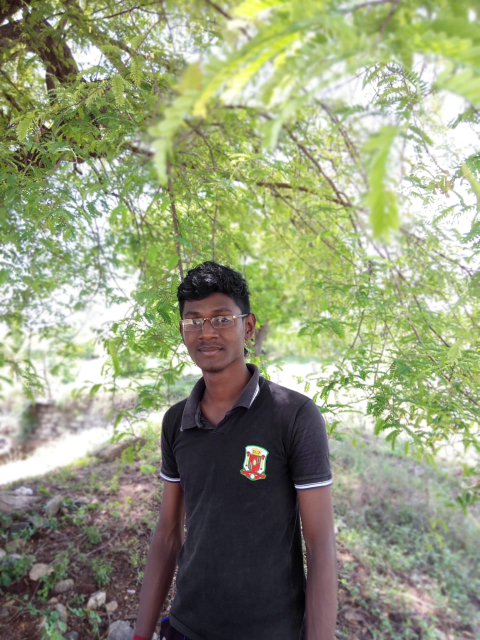
#> input picture Input/1.jpeg, 959 x 1280 px (shown at 1/2 size); its folder holds only this picture in this run
$ python -i faceRecognition.py   (imports and definitions only)
#> lines starting #> are read from the running program, lines starting #| are printed output that depends on the picture; after the words box and inside, x2 and y2 are one past the last pixel; in counts of white or black regions, pixels touching at a corner belong together
#> further down, picture is the input picture: shape (1280, 959, 3); mean B, G, R 123.5, 154.2, 148
import cv2
import os
import numpy as np

def faceDetection(test_img):
    gray_img = cv2.cvtColor(test_img,cv2.COLOR_BGR2GRAY)
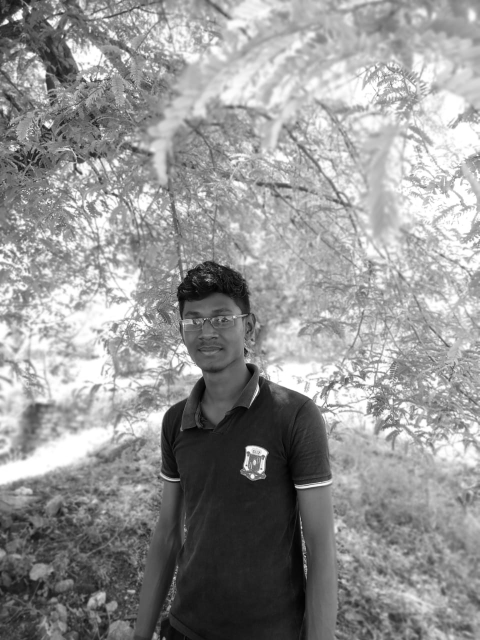
#> gray_img: shape (1280, 959) (shown at 1/2 size); min 0, max 255, mean 148.8
    face_haar_cascade = cv2.CascadeClassifier('haarcascades\haarcascade_frontalface_default.xml')
    faces = face_haar_cascade.detectMultiScale(gray_img,scaleFactor = 1.32, minNeighbors = 5)
#> faces = [[334, 688, 55, 55], [473, 886, 73, 73]]
    for(x,y,w,h) in faces:
        cv2.rectangle(test_img, (x,y), (x+w, y+h), (255,0,0), thickness = 10)
#> this loop made 2 passes
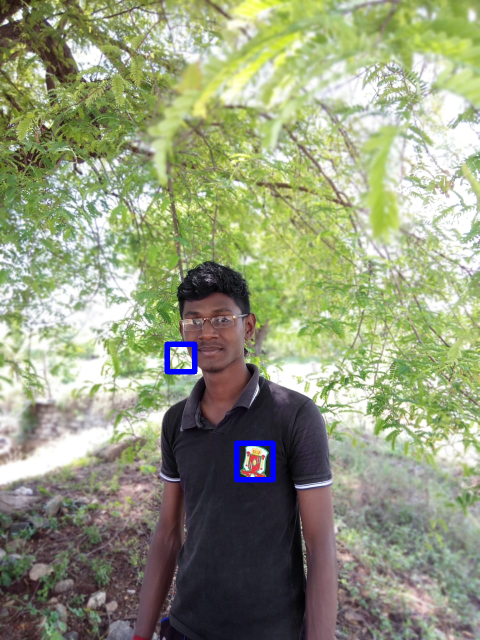
#> test_img: shape (1280, 959, 3) (shown at 1/2 size); 0.45% of pixels changed, all inside (x1, y1, x2, y2) = (329, 683, 552, 965)

    resized_img = cv2.resize(test_img, (750,700))
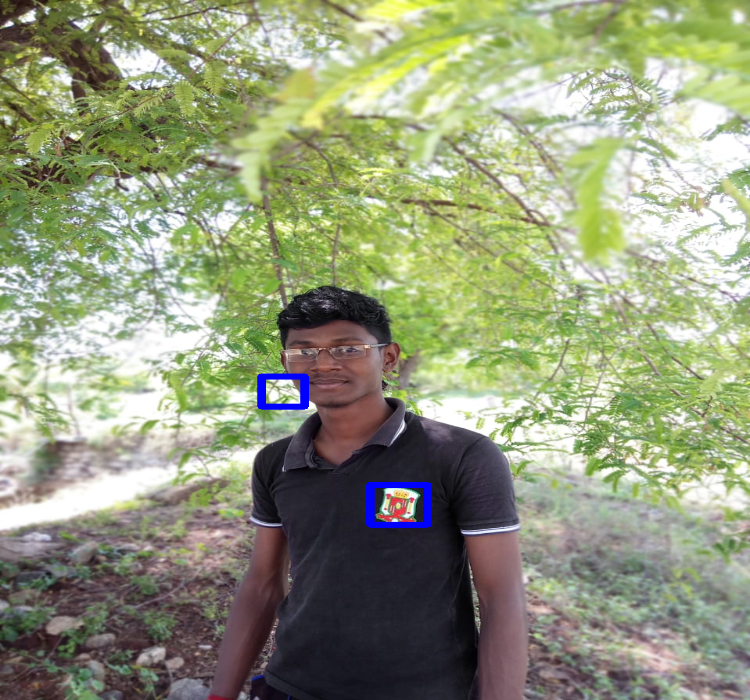
#> resized_img: shape (700, 750, 3); mean B, G, R 124.2, 153.6, 147.5
    cv2.imshow("face-Detected",resized_img)
    cv2.waitKey(100)
    return faces, gray_img

def labels_for_training_data(directory):
    faces=[]
    faceID=[]

    for path,subdirnames,filenames in os.walk(directory):
        for filename in filenames:
            id = os.path.basename(path)
            img_path = os.path.join(path,filename)
            print("Path",img_path)

            test_img = cv2.imread(img_path)
            if test_img is None:
                print("Image Not Loaded Properly")
                continue
            faces_rect,gray_img = faceDetection(test_img)
            if len(faces_rect)!=1:
                print("Not Processed")
                continue
            (x,y,w,h) = faces_rect[0]
            #RegionOfIntrest
            roi_gray = gray_img[y:y+w, x:x+h]
            faces.append(roi_gray)
            faceID.append(int(id))
    return faces,faceID

def train_classifier(faces,faceId):
    face_recognizer = cv2.face.LBPHFaceRecognizer_create()
    face_recognizer.train(faces, np.array(faceId))

    return face_recognizer

def draw_rect(test_img, face):
    x,y,w,h = face
    cv2.rectangle(test_img, (x, y), (x + w, y + h), (255, 0, 0), thickness=10)

def put_text(test_img, text , x,y):
    cv2.putText(test_img, text, (x,y), cv2.FONT_HERSHEY_DUPLEX,3,(255,0,0), 6)

>>> import cv2
>>> picture = cv2.imread('Input/1.jpeg')
>>> result = faceDetection(picture)

$ run again, on Input/14.jpeg
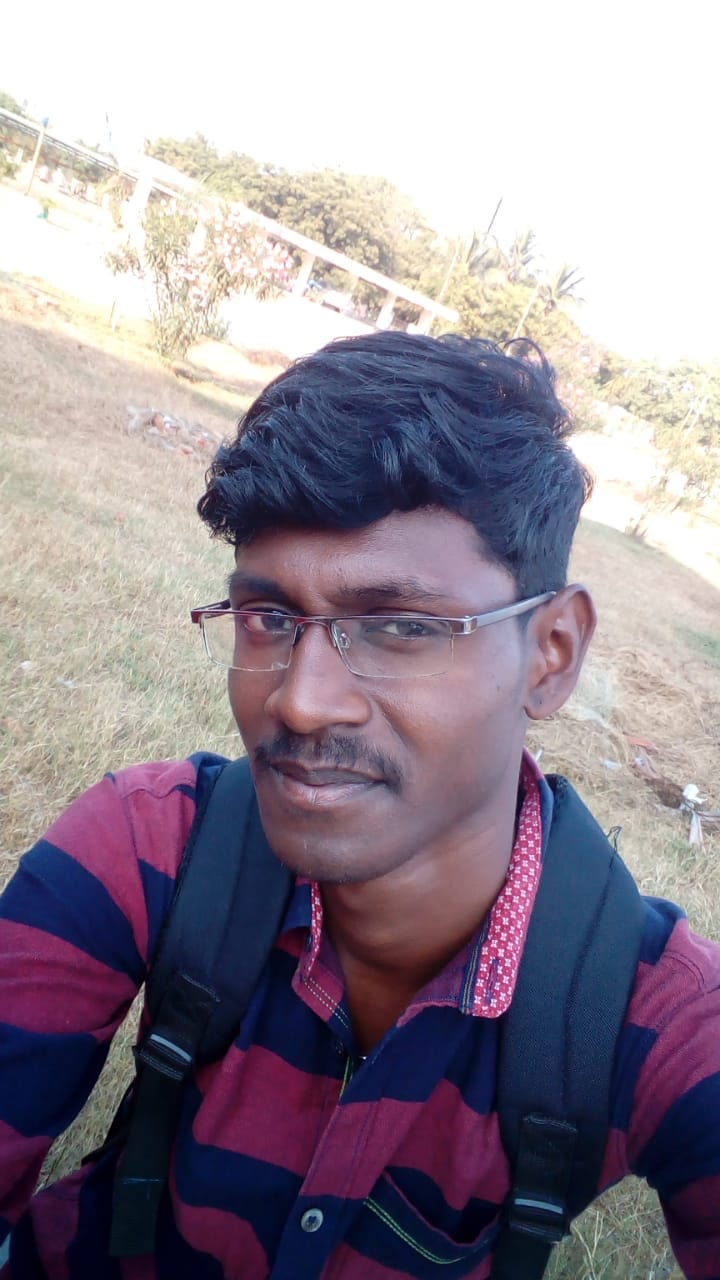
#> input picture Input/14.jpeg, 720 x 1280 px
#> picture is the input picture: shape (1280, 720, 3); mean B, G, R 149.1, 137.4, 147.7
#> in faceDetection, `gray_img = cv2.cvtColor(test_img,cv2.COLOR_BGR2GRAY)`:
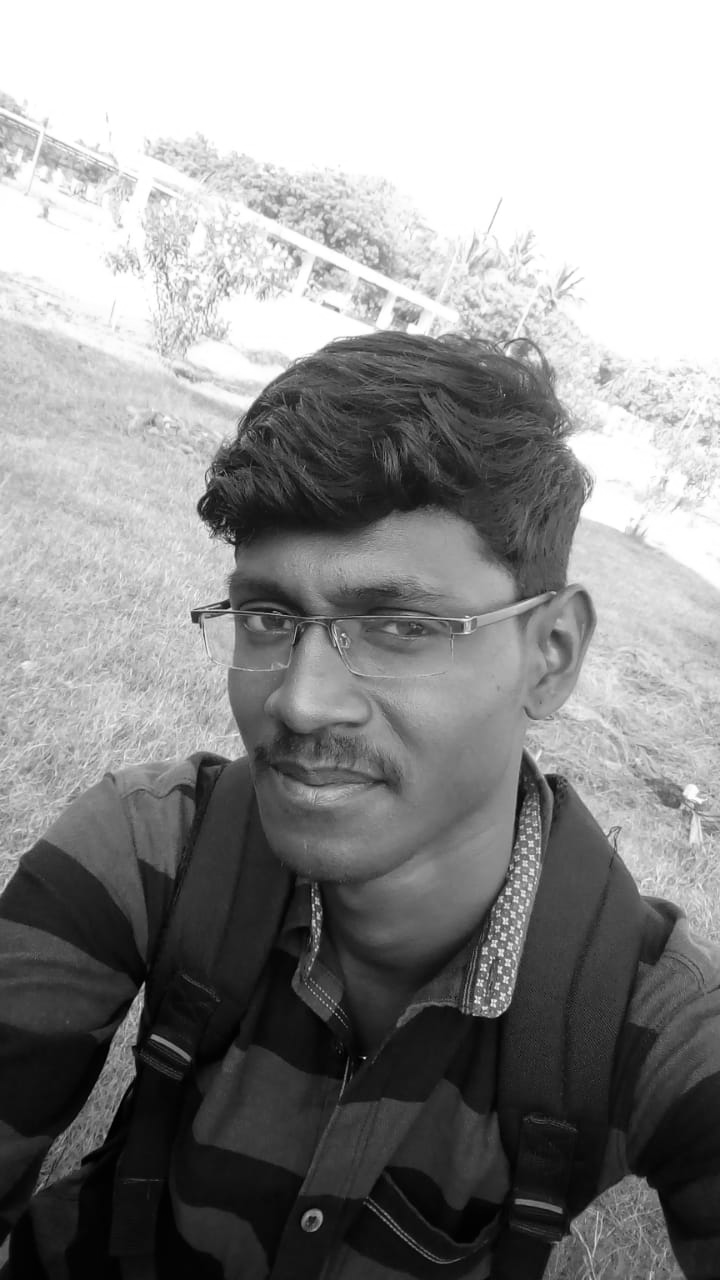
#> gray_img: shape (1280, 720); min 0, max 255, mean 141.8
#> faces = ()
#> in faceDetection, `resized_img = cv2.resize(test_img, (750,700))`:
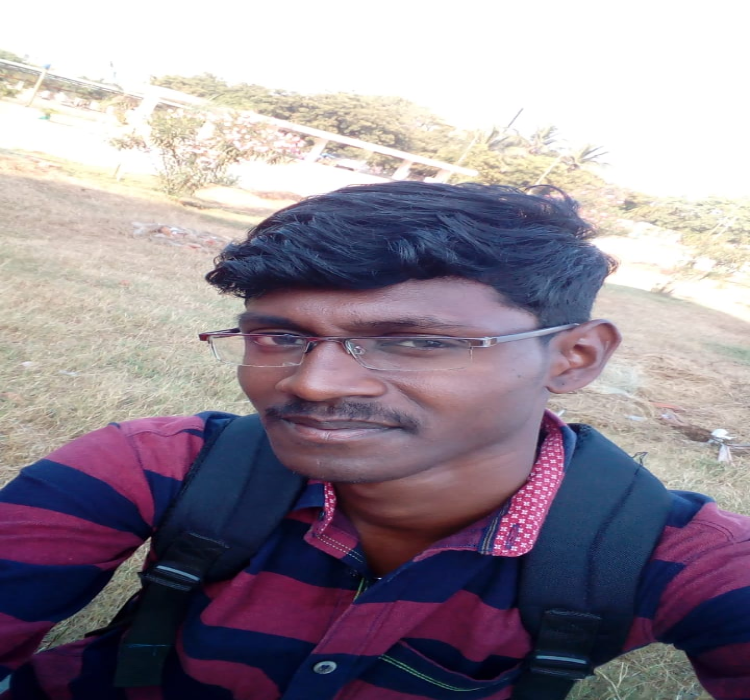
#> resized_img: shape (700, 750, 3); mean B, G, R 149, 137.3, 147.6

$ run again, on Input/2.jpg
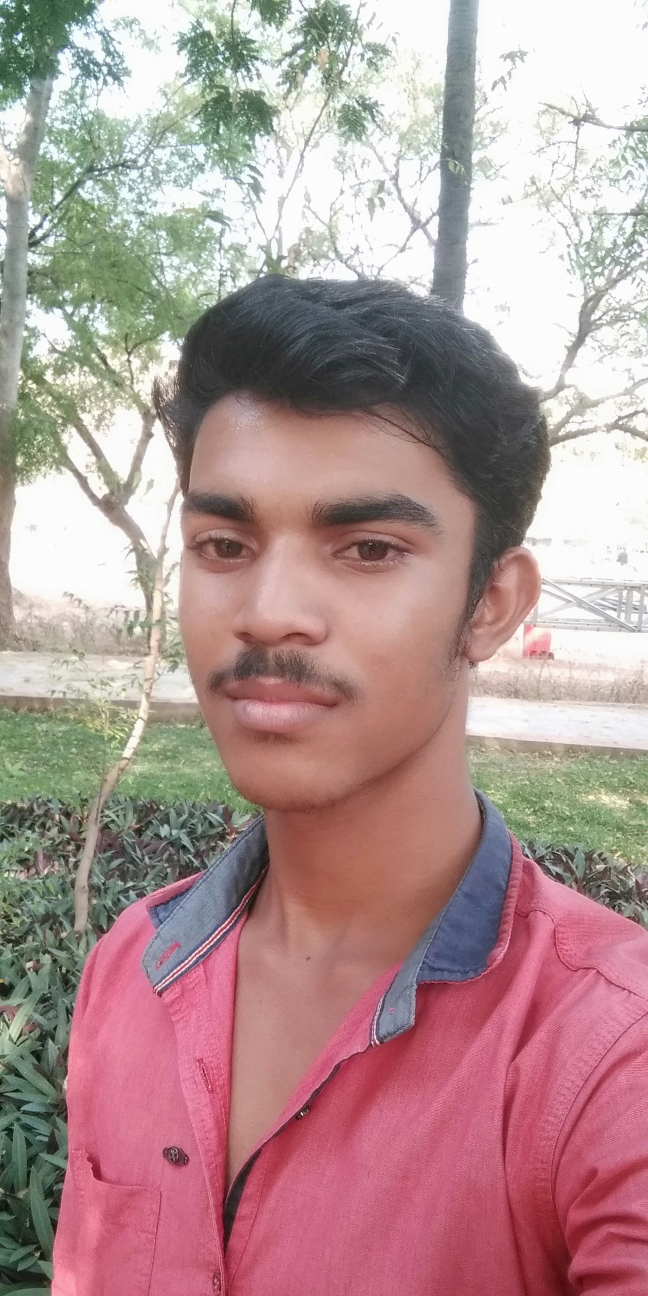
#> input picture Input/2.jpg, 1296 x 2592 px (shown at 1/2 size)
#> picture is the input picture: shape (2592, 1296, 3); mean B, G, R 148, 148.4, 177.2
#> in faceDetection, `gray_img = cv2.cvtColor(test_img,cv2.COLOR_BGR2GRAY)`:
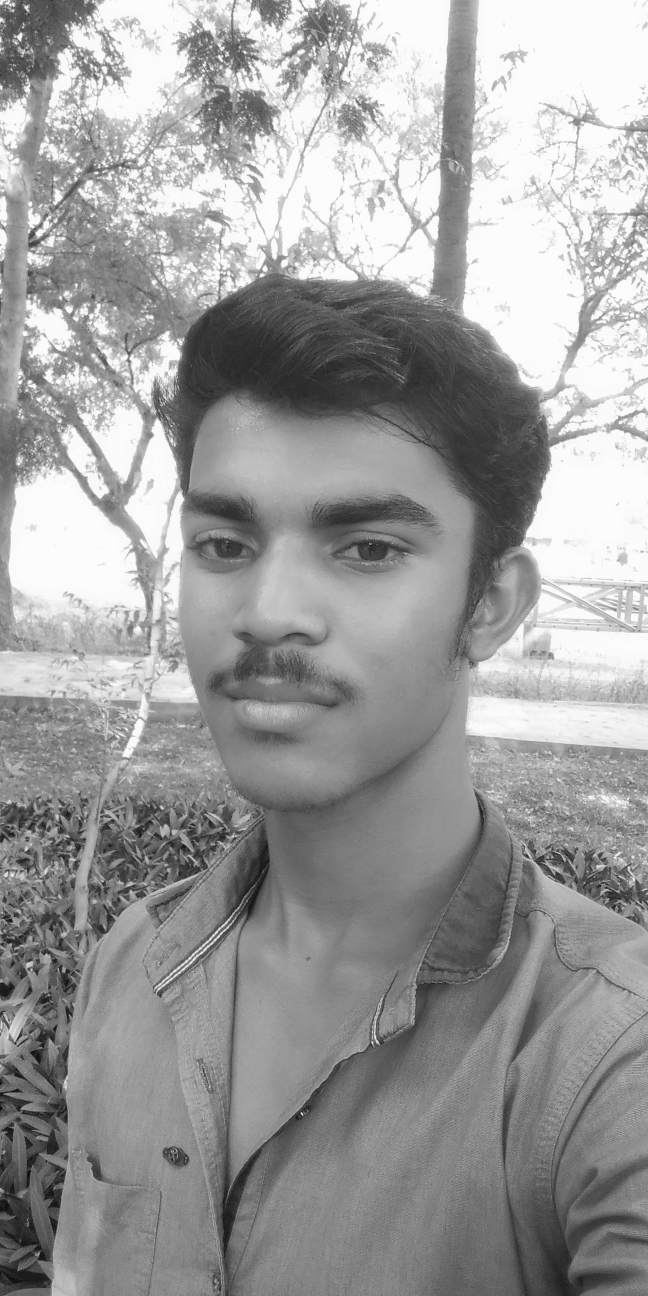
#> gray_img: shape (2592, 1296) (shown at 1/2 size); min 2, max 255, mean 156.9
#> faces = [[193, 782, 772, 772]]
#> the loop in faceDetection, `for(x,y,w,h) in faces:` made 1 pass
#> in faceDetection, `resized_img = cv2.resize(test_img, (750,700))`:
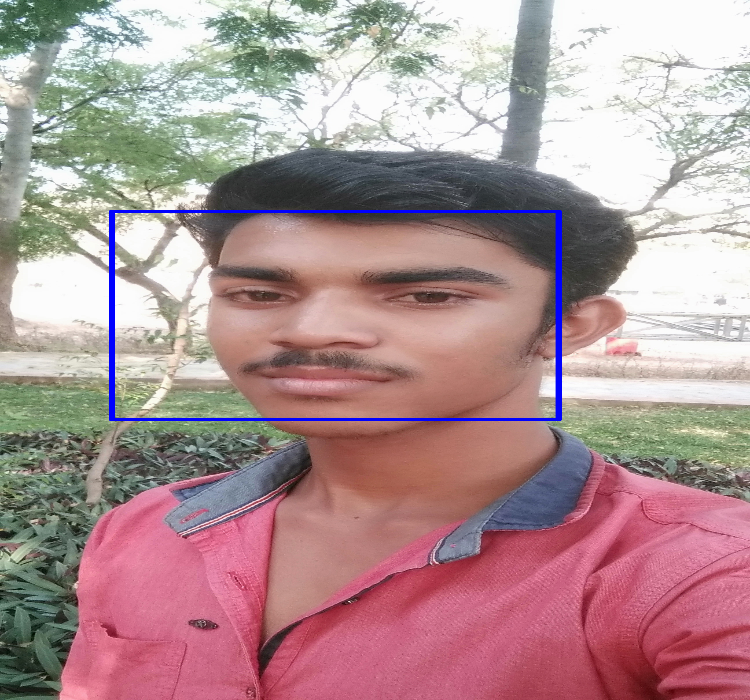
#> resized_img: shape (700, 750, 3); mean B, G, R 149.2, 146.9, 175.6

$ run again, on Input/3.jpg
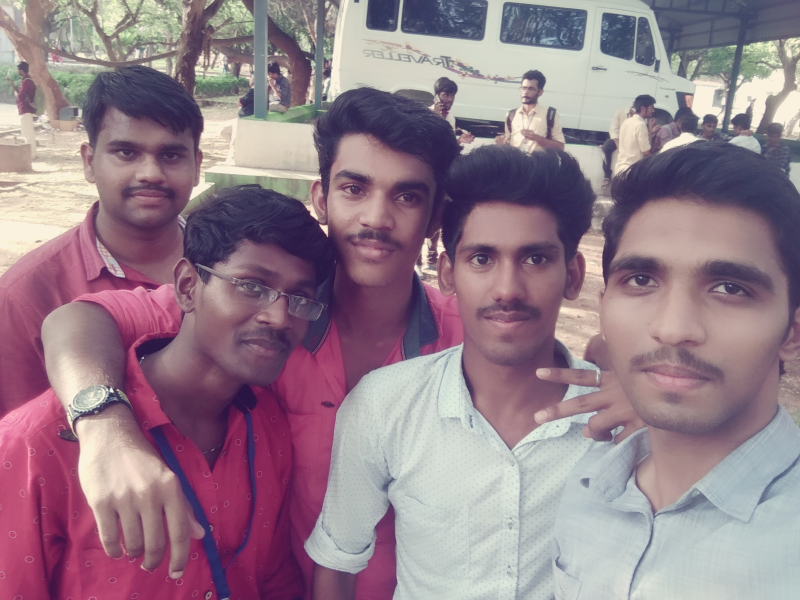
#> input picture Input/3.jpg, 1600 x 1200 px (shown at 1/2 size)
#> picture is the input picture: shape (1200, 1600, 3); mean B, G, R 138.3, 125.6, 148.8
#> in faceDetection, `gray_img = cv2.cvtColor(test_img,cv2.COLOR_BGR2GRAY)`:
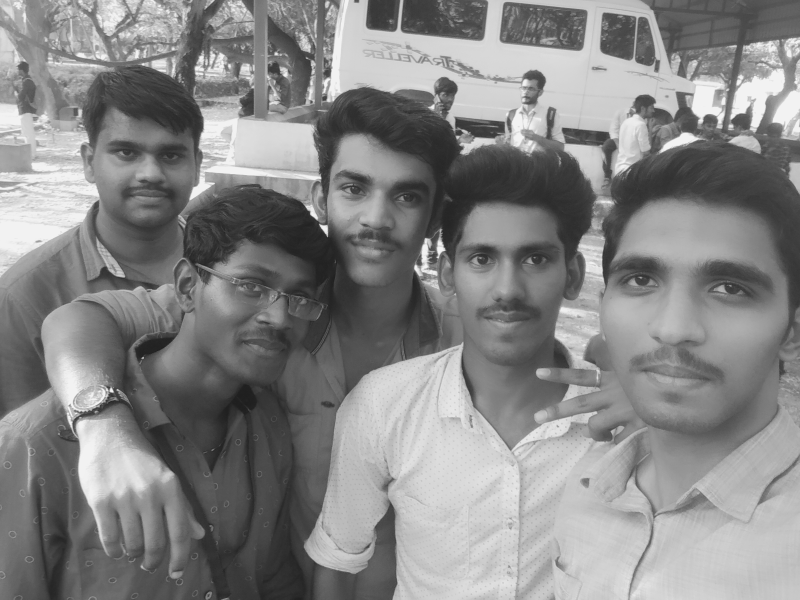
#> gray_img: shape (1200, 1600) (shown at 1/2 size); min 27, max 243, mean 134
#> faces = [[341, 14, 221, 221], [173, 214, 248, 248], [626, 288, 254, 254], [876, 404, 294, 294], [1125, 399, 440, 440]]
#> the loop in faceDetection, `for(x,y,w,h) in faces:` made 5 passes
#> in faceDetection, `resized_img = cv2.resize(test_img, (750,700))`:
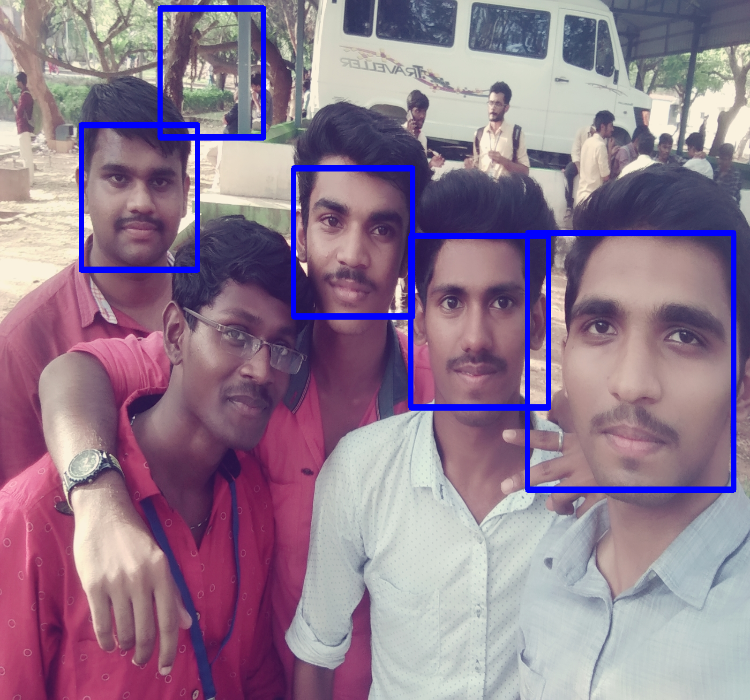
#> resized_img: shape (700, 750, 3); mean B, G, R 142.6, 122.1, 144.7
